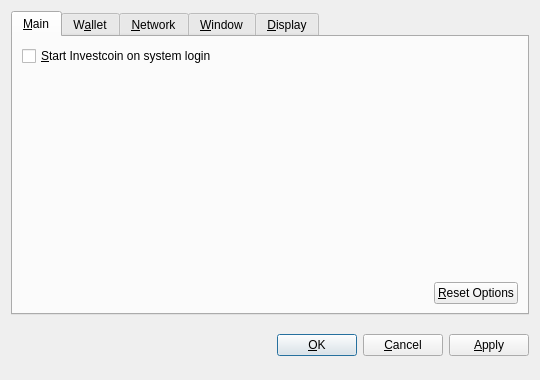
<?xml version="1.0" encoding="UTF-8"?>
<ui version="4.0">
 <class>OptionsDialog</class>
 <widget class="QDialog" name="OptionsDialog">
  <property name="geometry">
   <rect>
    <x>0</x>
    <y>0</y>
    <width>540</width>
    <height>380</height>
   </rect>
  </property>
  <property name="windowTitle">
   <string>Options</string>
  </property>
  <property name="modal">
   <bool>true</bool>
  </property>
  <layout class="QVBoxLayout" name="verticalLayout">
   <item>
    <widget class="QTabWidget" name="tabWidget">
     <property name="tabPosition">
      <enum>QTabWidget::North</enum>
     </property>
     <property name="currentIndex">
      <number>0</number>
     </property>
     <widget class="QWidget" name="tabMain">
      <attribute name="title">
       <string>&amp;Main</string>
      </attribute>
      <layout class="QVBoxLayout" name="verticalLayout_Main">
       <item>
        <widget class="QCheckBox" name="bitcoinAtStartup">
         <property name="toolTip">
          <string>Automatically start Investcoin after logging in to the system.</string>
         </property>
         <property name="text">
          <string>&amp;Start Investcoin on system login</string>
         </property>
        </widget>
       </item>
       <item>
        <spacer name="verticalSpacer_Main">
         <property name="orientation">
          <enum>Qt::Vertical</enum>
         </property>
         <property name="sizeHint" stdset="0">
          <size>
           <width>20</width>
           <height>40</height>
          </size>
         </property>
        </spacer>
       </item>
       <item>
        <layout class="QHBoxLayout" name="horizontalLayout_2_Main">
         <item>
          <spacer name="horizontalSpacer_2_Main">
           <property name="orientation">
            <enum>Qt::Horizontal</enum>
           </property>
           <property name="sizeHint" stdset="0">
            <size>
             <width>40</width>
             <height>20</height>
            </size>
           </property>
          </spacer>
         </item>
         <item>
          <widget class="QPushButton" name="resetButton">
           <property name="toolTip">
            <string>Reset all client options to default.</string>
           </property>
           <property name="text">
            <string>&amp;Reset Options</string>
           </property>
           <property name="autoDefault">
            <bool>false</bool>
           </property>
          </widget>
         </item>
        </layout>
       </item>
      </layout>
     </widget>
     <widget class="QWidget" name="tabWallet">
      <attribute name="title">
       <string>W&amp;allet</string>
      </attribute>
      <layout class="QVBoxLayout" name="verticalLayout_Network">
       <item>
        <widget class="QLabel" name="transactionFeeInfoLabel">
         <property name="text">
          <string>Optional transaction fee per kB that helps make sure your transactions are processed quickly. Most transactions are 1 kB.</string>
         </property>
         <property name="textFormat">
          <enum>Qt::PlainText</enum>
         </property>
         <property name="wordWrap">
          <bool>true</bool>
         </property>
        </widget>
       </item>
       <item>
        <layout class="QHBoxLayout" name="horizontalLayout_1_Main">
         <item>
          <widget class="QLabel" name="transactionFeeLabel">
           <property name="text">
            <string>Pay transaction &amp;fee</string>
           </property>
           <property name="textFormat">
            <enum>Qt::PlainText</enum>
           </property>
           <property name="buddy">
            <cstring>transactionFee</cstring>
           </property>
          </widget>
         </item>
         <item>
          <widget class="BitcoinAmountField" name="transactionFee"/>
         </item>
         <item>
          <spacer name="horizontalSpacer_1_Main">
           <property name="orientation">
            <enum>Qt::Horizontal</enum>
           </property>
           <property name="sizeHint" stdset="0">
            <size>
             <width>40</width>
             <height>20</height>
            </size>
           </property>
          </spacer>
         </item>
        </layout>
       </item>
       <item>
        <widget class="QLabel" name="label">
         <property name="text">
          <string>If you disable the spending of unconfirmed change, the change from a transaction cannot be used until that transaction has at least one confirmation. This also affects how your balance is computed.</string>
         </property>
         <property name="wordWrap">
          <bool>true</bool>
         </property>
        </widget>
       </item>
       <item>
        <widget class="QCheckBox" name="spendZeroConfChange">
         <property name="text">
          <string>Spend unconfirmed change  (experts only)</string>
         </property>
        </widget>
       </item>
       <item>
        <spacer name="verticalSpacer">
         <property name="orientation">
          <enum>Qt::Vertical</enum>
         </property>
         <property name="sizeHint" stdset="0">
          <size>
           <width>20</width>
           <height>40</height>
          </size>
         </property>
        </spacer>
       </item>
      </layout>
     </widget>
     <widget class="QWidget" name="tabNetwork">
      <attribute name="title">
       <string>&amp;Network</string>
      </attribute>
      <layout class="QVBoxLayout" name="verticalLayout_Network">
       <item>
        <widget class="QCheckBox" name="mapPortUpnp">
         <property name="toolTip">
          <string>Automatically open the Investcoin client port on the router. This only works when your router supports UPnP and it is enabled.</string>
         </property>
         <property name="text">
          <string>Map port using &amp;UPnP</string>
         </property>
        </widget>
       </item>
       <item>
        <widget class="QCheckBox" name="connectSocks">
         <property name="toolTip">
          <string>Connect to the Investcoin network through a SOCKS proxy (e.g. when connecting through Tor).</string>
         </property>
         <property name="text">
          <string>&amp;Connect through SOCKS proxy:</string>
         </property>
        </widget>
       </item>
       <item>
        <layout class="QHBoxLayout" name="horizontalLayout_Network">
         <item>
          <widget class="QLabel" name="proxyIpLabel">
           <property name="text">
            <string>Proxy &amp;IP:</string>
           </property>
           <property name="textFormat">
            <enum>Qt::PlainText</enum>
           </property>
           <property name="buddy">
            <cstring>proxyIp</cstring>
           </property>
          </widget>
         </item>
         <item>
          <widget class="QValidatedLineEdit" name="proxyIp">
           <property name="maximumSize">
            <size>
             <width>140</width>
             <height>16777215</height>
            </size>
           </property>
           <property name="toolTip">
            <string>IP address of the proxy (e.g. 127.0.0.1)</string>
           </property>
          </widget>
         </item>
         <item>
          <widget class="QLabel" name="proxyPortLabel">
           <property name="text">
            <string>&amp;Port:</string>
           </property>
           <property name="textFormat">
            <enum>Qt::PlainText</enum>
           </property>
           <property name="buddy">
            <cstring>proxyPort</cstring>
           </property>
          </widget>
         </item>
         <item>
          <widget class="QLineEdit" name="proxyPort">
           <property name="maximumSize">
            <size>
             <width>55</width>
             <height>16777215</height>
            </size>
           </property>
           <property name="toolTip">
            <string>Port of the proxy (e.g. 9050)</string>
           </property>
          </widget>
         </item>
         <item>
          <widget class="QLabel" name="socksVersionLabel">
           <property name="text">
            <string>SOCKS &amp;Version:</string>
           </property>
           <property name="textFormat">
            <enum>Qt::PlainText</enum>
           </property>
           <property name="buddy">
            <cstring>socksVersion</cstring>
           </property>
          </widget>
         </item>
         <item>
          <widget class="QValueComboBox" name="socksVersion">
           <property name="toolTip">
            <string>SOCKS version of the proxy (e.g. 5)</string>
           </property>
          </widget>
         </item>
         <item>
          <spacer name="horizontalSpacer_Network">
           <property name="orientation">
            <enum>Qt::Horizontal</enum>
           </property>
           <property name="sizeHint" stdset="0">
            <size>
             <width>40</width>
             <height>20</height>
            </size>
           </property>
          </spacer>
         </item>
        </layout>
       </item>
       <item>
        <spacer name="verticalSpacer_Network">
         <property name="orientation">
          <enum>Qt::Vertical</enum>
         </property>
         <property name="sizeHint" stdset="0">
          <size>
           <width>20</width>
           <height>40</height>
          </size>
         </property>
        </spacer>
       </item>
      </layout>
     </widget>
     <widget class="QWidget" name="tabWindow">
      <attribute name="title">
       <string>&amp;Window</string>
      </attribute>
      <layout class="QVBoxLayout" name="verticalLayout_Window">
       <item>
        <widget class="QCheckBox" name="minimizeToTray">
         <property name="toolTip">
          <string>Show only a tray icon after minimizing the window.</string>
         </property>
         <property name="text">
          <string>&amp;Minimize to the tray instead of the taskbar</string>
         </property>
        </widget>
       </item>
       <item>
        <widget class="QCheckBox" name="minimizeOnClose">
         <property name="toolTip">
          <string>Minimize instead of exit the application when the window is closed. When this option is enabled, the application will be closed only after selecting Quit in the menu.</string>
         </property>
         <property name="text">
          <string>M&amp;inimize on close</string>
         </property>
        </widget>
       </item>
       <item>
        <spacer name="verticalSpacer_Window">
         <property name="orientation">
          <enum>Qt::Vertical</enum>
         </property>
         <property name="sizeHint" stdset="0">
          <size>
           <width>20</width>
           <height>40</height>
          </size>
         </property>
        </spacer>
       </item>
      </layout>
     </widget>
     <widget class="QWidget" name="tabDisplay">
      <attribute name="title">
       <string>&amp;Display</string>
      </attribute>
      <layout class="QVBoxLayout" name="verticalLayout_Display">
       <item>
        <layout class="QHBoxLayout" name="horizontalLayout_1_Display">
         <item>
          <widget class="QLabel" name="langLabel">
           <property name="text">
            <string>User Interface &amp;language:</string>
           </property>
           <property name="textFormat">
            <enum>Qt::PlainText</enum>
           </property>
           <property name="buddy">
            <cstring>lang</cstring>
           </property>
          </widget>
         </item>
         <item>
          <widget class="QValueComboBox" name="lang">
           <property name="toolTip">
            <string>The user interface language can be set here. This setting will take effect after restarting Investcoin.</string>
           </property>
          </widget>
         </item>
        </layout>
       </item>
       <item>
        <layout class="QHBoxLayout" name="horizontalLayout_2_Display">
         <item>
          <widget class="QLabel" name="unitLabel">
           <property name="text">
            <string>&amp;Unit to show amounts in:</string>
           </property>
           <property name="textFormat">
            <enum>Qt::PlainText</enum>
           </property>
           <property name="buddy">
            <cstring>unit</cstring>
           </property>
          </widget>
         </item>
         <item>
          <widget class="QValueComboBox" name="unit">
           <property name="toolTip">
            <string>Choose the default subdivision unit to show in the interface and when sending coins.</string>
           </property>
          </widget>
         </item>
        </layout>
       </item>
       <item>
        <widget class="QCheckBox" name="displayAddresses">
         <property name="toolTip">
          <string>Whether to show Investcoin addresses in the transaction list or not.</string>
         </property>
         <property name="text">
          <string>&amp;Display addresses in transaction list</string>
         </property>
        </widget>
       </item>
       <item>
        <widget class="QCheckBox" name="coinControlFeatures">
         <property name="toolTip">
          <string>Whether to show coin control features or not.</string>
         </property>
         <property name="text">
          <string>Display coin &amp;control features (experts only!)</string>
         </property>
        </widget>
       </item>
       <item>
        <spacer name="verticalSpacer_Display">
         <property name="orientation">
          <enum>Qt::Vertical</enum>
         </property>
         <property name="sizeHint" stdset="0">
          <size>
           <width>20</width>
           <height>40</height>
          </size>
         </property>
        </spacer>
       </item>
      </layout>
     </widget>
    </widget>
   </item>
   <item>
    <layout class="QHBoxLayout" name="horizontalLayout_Buttons">
     <item>
      <spacer name="horizontalSpacer_1">
       <property name="orientation">
        <enum>Qt::Horizontal</enum>
       </property>
       <property name="sizeHint" stdset="0">
        <size>
         <width>40</width>
         <height>48</height>
        </size>
       </property>
      </spacer>
     </item>
     <item>
      <widget class="QLabel" name="statusLabel">
       <property name="font">
        <font>
         <weight>75</weight>
         <bold>true</bold>
        </font>
       </property>
       <property name="text">
        <string/>
       </property>
       <property name="textFormat">
        <enum>Qt::PlainText</enum>
       </property>
       <property name="wordWrap">
        <bool>true</bool>
       </property>
      </widget>
     </item>
     <item>
      <spacer name="horizontalSpacer_2">
       <property name="orientation">
        <enum>Qt::Horizontal</enum>
       </property>
       <property name="sizeHint" stdset="0">
        <size>
         <width>40</width>
         <height>48</height>
        </size>
       </property>
      </spacer>
     </item>
     <item>
      <widget class="QPushButton" name="okButton">
       <property name="text">
        <string>&amp;OK</string>
       </property>
      </widget>
     </item>
     <item>
      <widget class="QPushButton" name="cancelButton">
       <property name="text">
        <string>&amp;Cancel</string>
       </property>
       <property name="autoDefault">
        <bool>false</bool>
       </property>
      </widget>
     </item>
     <item>
      <widget class="QPushButton" name="applyButton">
       <property name="text">
        <string>&amp;Apply</string>
       </property>
       <property name="autoDefault">
        <bool>false</bool>
       </property>
      </widget>
     </item>
    </layout>
   </item>
  </layout>
 </widget>
 <customwidgets>
  <customwidget>
   <class>BitcoinAmountField</class>
   <extends>QSpinBox</extends>
   <header>bitcoinamountfield.h</header>
  </customwidget>
  <customwidget>
   <class>QValueComboBox</class>
   <extends>QComboBox</extends>
   <header>qvaluecombobox.h</header>
  </customwidget>
  <customwidget>
   <class>QValidatedLineEdit</class>
   <extends>QLineEdit</extends>
   <header>qvalidatedlineedit.h</header>
  </customwidget>
 </customwidgets>
 <resources/>
 <connections/>
</ui>
